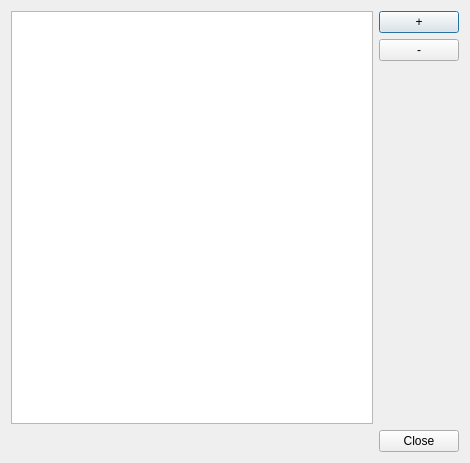
<?xml version="1.0" encoding="UTF-8"?>
<ui version="4.0">
 <class>KTasksDialog</class>
 <widget class="QDialog" name="KTasksDialog">
  <property name="geometry">
   <rect>
    <x>0</x>
    <y>0</y>
    <width>470</width>
    <height>463</height>
   </rect>
  </property>
  <property name="windowTitle">
   <string>Tasks/Worktypes - Don't Panik</string>
  </property>
  <layout class="QVBoxLayout" name="verticalLayout_2">
   <item>
    <layout class="QHBoxLayout" name="horizontalLayout">
     <item>
      <widget class="dp::core::KTasksTable" name="tableView">
       <property name="sortingEnabled">
        <bool>true</bool>
       </property>
       <attribute name="horizontalHeaderStretchLastSection">
        <bool>true</bool>
       </attribute>
      </widget>
     </item>
     <item>
      <layout class="QVBoxLayout" name="verticalLayout">
       <item>
        <widget class="KPushButton" name="b_add">
         <property name="text">
          <string>+</string>
         </property>
        </widget>
       </item>
       <item>
        <widget class="KPushButton" name="b_remove">
         <property name="text">
          <string>-</string>
         </property>
        </widget>
       </item>
       <item>
        <spacer name="verticalSpacer">
         <property name="orientation">
          <enum>Qt::Vertical</enum>
         </property>
         <property name="sizeHint" stdset="0">
          <size>
           <width>20</width>
           <height>40</height>
          </size>
         </property>
        </spacer>
       </item>
      </layout>
     </item>
    </layout>
   </item>
   <item>
    <widget class="QDialogButtonBox" name="buttonBox">
     <property name="orientation">
      <enum>Qt::Horizontal</enum>
     </property>
     <property name="standardButtons">
      <set>QDialogButtonBox::Close</set>
     </property>
    </widget>
   </item>
  </layout>
 </widget>
 <customwidgets>
  <customwidget>
   <class>KPushButton</class>
   <extends>QPushButton</extends>
   <header>kpushbutton.h</header>
  </customwidget>
  <customwidget>
   <class>dp::core::KTasksTable</class>
   <extends>QTableView</extends>
   <header>ktaskstable.h</header>
  </customwidget>
 </customwidgets>
 <resources/>
 <connections>
  <connection>
   <sender>buttonBox</sender>
   <signal>accepted()</signal>
   <receiver>KTasksDialog</receiver>
   <slot>accept()</slot>
   <hints>
    <hint type="sourcelabel">
     <x>248</x>
     <y>254</y>
    </hint>
    <hint type="destinationlabel">
     <x>157</x>
     <y>274</y>
    </hint>
   </hints>
  </connection>
  <connection>
   <sender>buttonBox</sender>
   <signal>rejected()</signal>
   <receiver>KTasksDialog</receiver>
   <slot>reject()</slot>
   <hints>
    <hint type="sourcelabel">
     <x>316</x>
     <y>260</y>
    </hint>
    <hint type="destinationlabel">
     <x>286</x>
     <y>274</y>
    </hint>
   </hints>
  </connection>
 </connections>
</ui>
